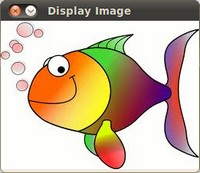
//> input picture opencvtest/fish.jpg, 200 x 173 px
$ ./countours   (built with g++ and OpenCV 4)
//> lines starting //> are read from the running program, lines starting //| are printed output that depends on the picture; after the words box and inside, x2 and y2 are one past the last pixel; in counts of white or black regions, pixels touching at a corner belong together
#include<opencv2/opencv.hpp>
#include<iostream>
using namespace std;
using namespace cv;
const char input[] = "Input image";
const char output[] = "Output image";
Mat src, dst;
void contourDemo(int, void*);
int main(void) {
	src = imread("..\\fish.jpg");
//> src is the input picture: 173 rows x 200 cols, CV_8UC3; mean B, G, R 159.4, 181.9, 201.9
	if (src.empty()) {
		cout << "Loading image failed!" << endl;
		return -1;
	}
	//pyrDown(src, src, Size(src.cols / 2, src.rows / 2));
	src.copyTo(dst);
	namedWindow(input, WINDOW_AUTOSIZE);
	namedWindow(output, WINDOW_AUTOSIZE);
	imshow(input, src);
	int thresh = 200;
	vector<vector<Point>> contours;
	vector<Vec4i> hierarchy;
	Mat edge;
	Canny(src, edge, thresh, 2 *thresh, 3, false);
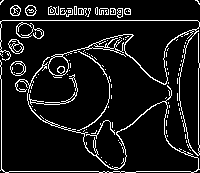
//> edge: 173 rows x 200 cols, CV_8UC1; 9.4% white in thin lines or dots
	findContours(edge, contours, hierarchy, RETR_TREE, CHAIN_APPROX_SIMPLE);
//> contours = 153 contours, 125 with area under 20; largest, box (x1, y1, x2, y2) and area: (0, 20, 200, 156) 812, (48, 56, 69, 76) 302, (95, 34, 133, 52) 297, (0, 57, 200, 173) 194, (10, 61, 26, 76) 171
	for (int i = 0; i < contours.size(); i++) {
		drawContours(dst, contours, i, Scalar(0, 0, 255), 1, 8, hierarchy, 0);
	}
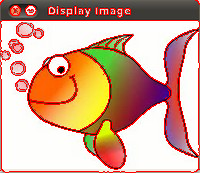
//> dst: 173 rows x 200 cols, CV_8UC3; 9.43% of pixels changed, all inside (x1, y1, x2, y2) = (0, 0, 200, 173)
	imshow(output, dst);
	//createTrackbar("threshold", input, &thresh, 255, contourDemo);
	//contourDemo(thresh, 0);
	waitKey(0);
	return 0;

}
void contourDemo(int sheld, void*) {
	vector<vector<Point>> contours;
	vector<Vec4i> hierarchy;
	Mat edge;
	Canny(src, edge, sheld, 2 * sheld, 3, false);
	findContours(edge, contours, hierarchy, RETR_TREE, CHAIN_APPROX_SIMPLE);
	for (int i = 0; i < contours.size(); i++) {
		drawContours(dst, contours, i, Scalar(0, 0, 255), 1, 8, hierarchy, 0);
	}
	imshow(output, dst);
}

$ run again, with opencvtest/100.jpg copied over opencvtest/fish.jpg
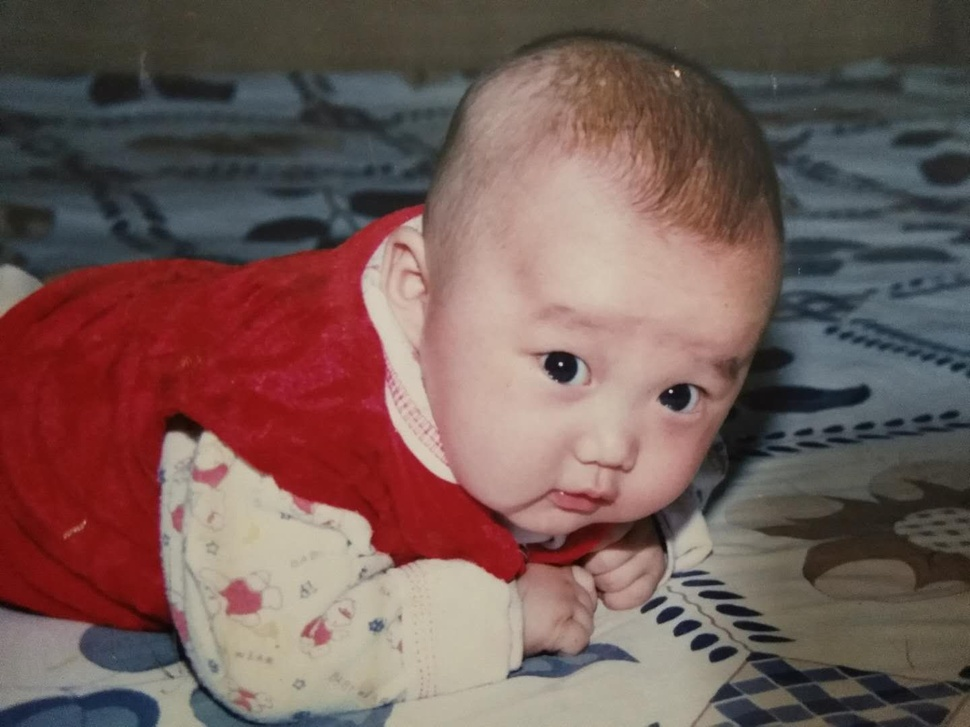
//> input picture opencvtest/100.jpg, 970 x 727 px, shrunk from 1440 x 1080 before the run
//> src is the input picture: 727 rows x 970 cols, CV_8UC3; mean B, G, R 86.2, 90.5, 115.8
//> `Canny(src, edge, thresh, 2 *thresh, 3, false);`:
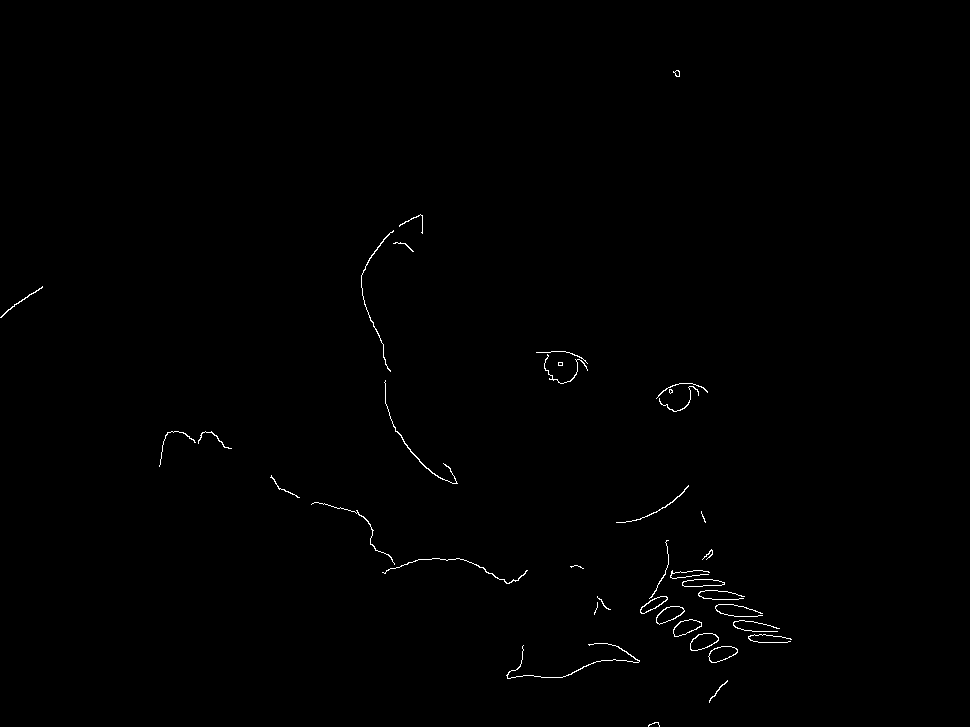
//> edge: 727 rows x 970 cols, CV_8UC1; 0.42% white in thin lines or dots, all inside (x1, y1, x2, y2) = (0, 70, 792, 727)
//> contours = 47 contours, 25 with area under 20; largest, box (x1, y1, x2, y2) and area: (690, 633, 719, 651) 334, (708, 646, 738, 663) 316, (690, 633, 719, 651) 316, (708, 646, 738, 663) 302, (656, 606, 685, 625) 302
//> the loop `for (int i = 0; i < contours.size(); i++)` made 47 passes
//> after the loop `for (int i = 0; i < contours.size(); i++)`:
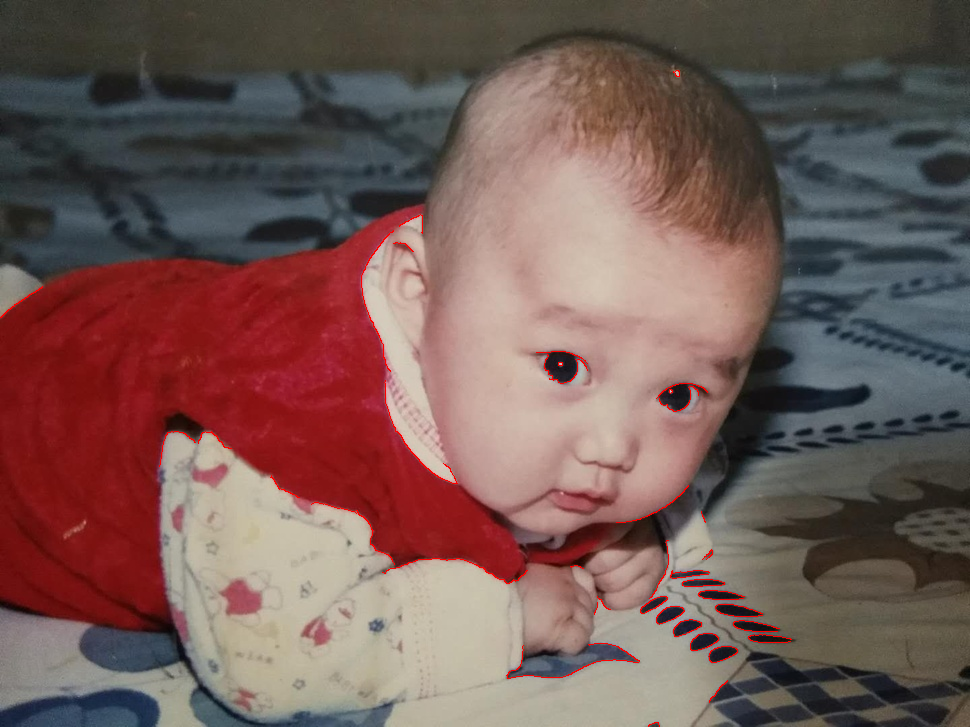
//> dst: 727 rows x 970 cols, CV_8UC3; 0.42% of pixels changed, all inside (x1, y1, x2, y2) = (0, 70, 792, 727)
